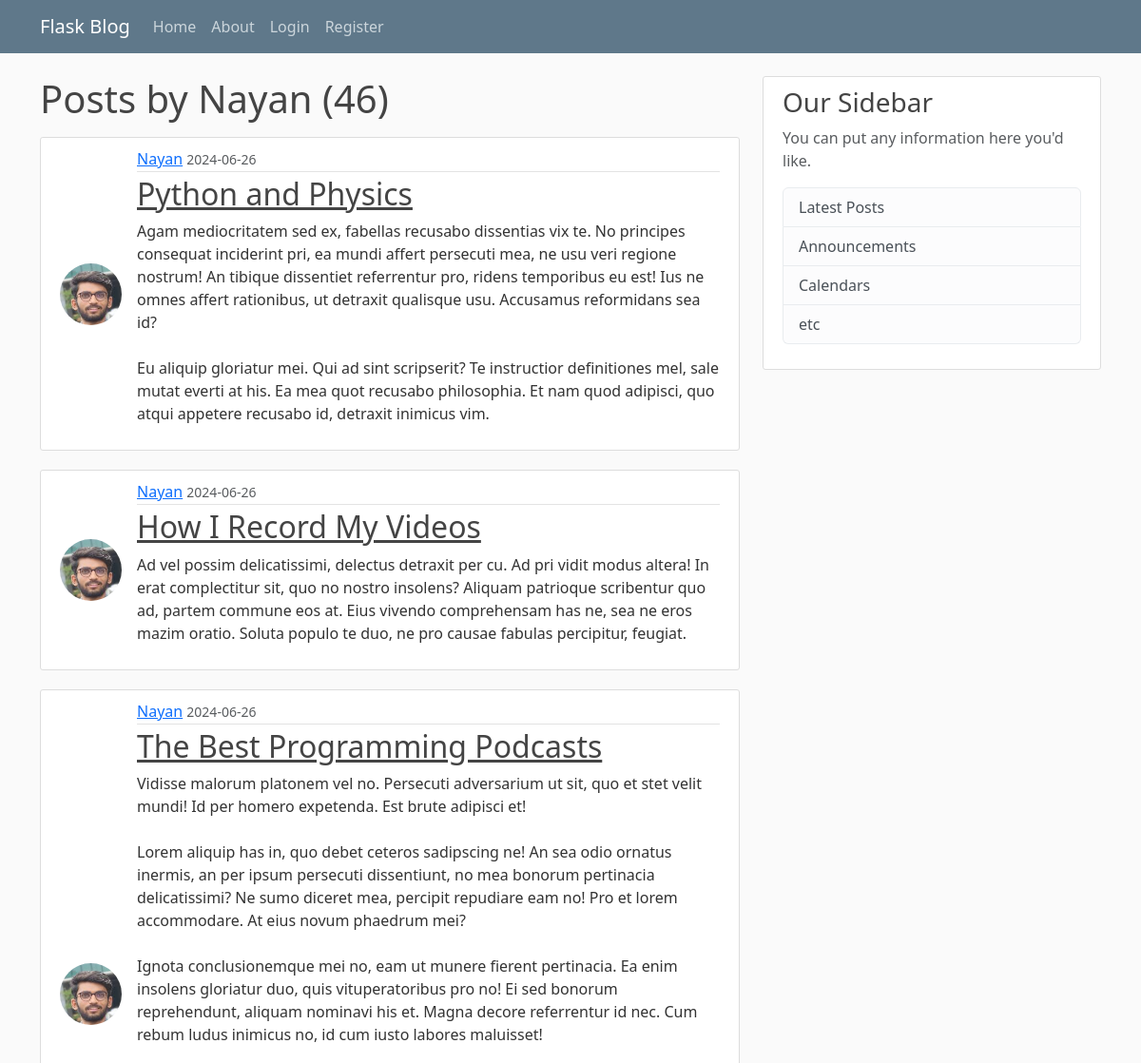
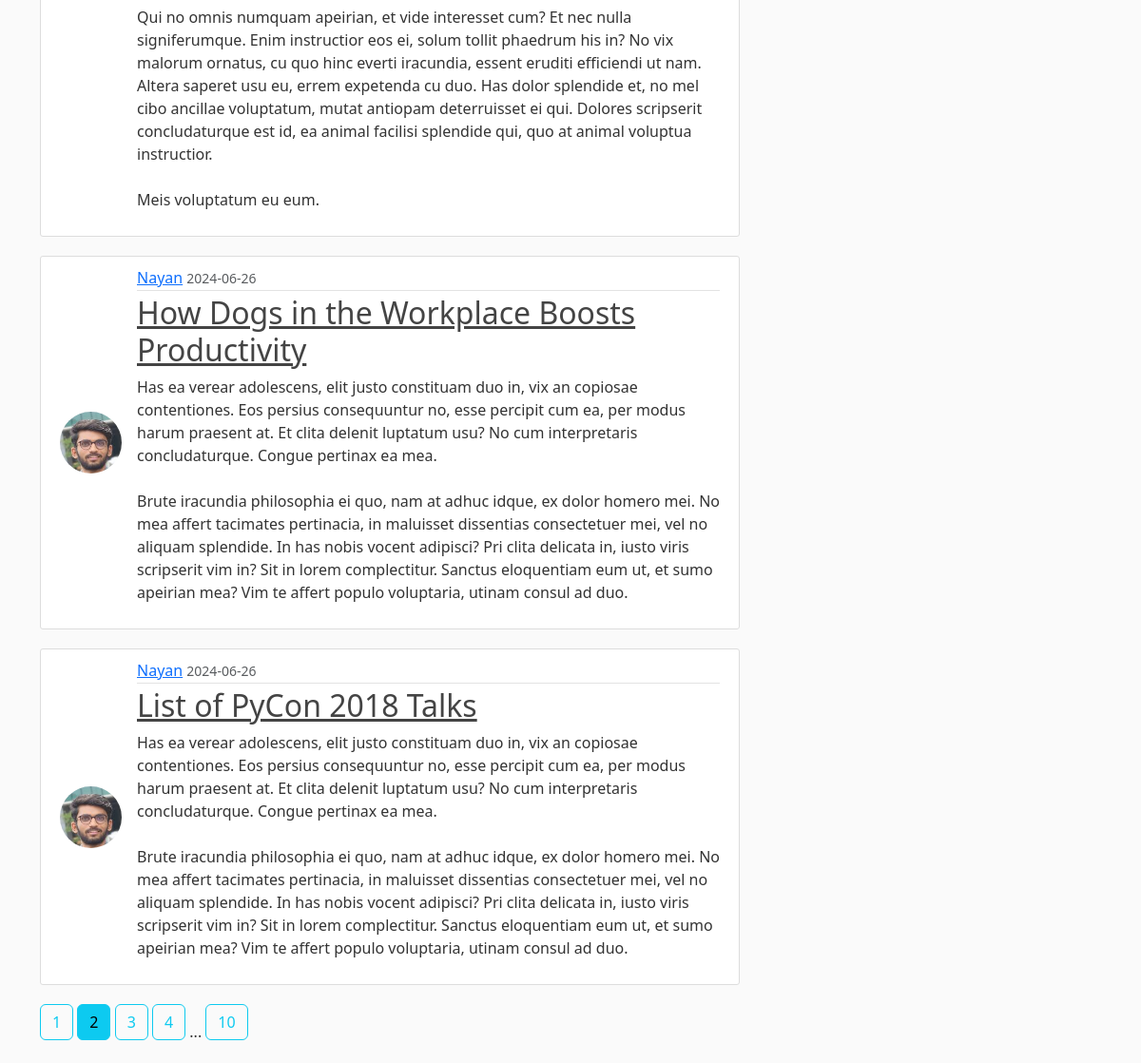
The app's page /user/Nayan?page=2 with its own data (2 pictures, top to bottom).
### flaskblog/models.py (models this page shows, shortened)
class User(db.Model, UserMixin):
    id = db.Column(db.Integer, primary_key=True)
    username = db.Column(db.String(20), unique=True, nullable=False)
    email = db.Column(db.String(120), unique=True, nullable=False)
    image = db.Column(db.String(20), nullable=False, default='default.jpg')
    password = db.Column(db.String(60), nullable=False)
    posts = db.relationship('Post', backref='author', lazy=True)

class Post(db.Model):
    id = db.Column(db.Integer, primary_key=True)
    title = db.Column(db.String(100), nullable=False)
    date_posted = db.Column(db.DateTime, nullable=False, default=datetime.utcnow)
    content = db.Column(db.Text, nullable=False)
    user_id = db.Column(db.Integer, db.ForeignKey('user.id'), nullable=False)

### flaskblog/routes.py (the view)
@app.route("/user/<string:username>")
def user_posts(username):
    page = request.args.get('page', 1, type=int)
    user = User.query.filter_by(username=username).first_or_404()
    posts = Post.query.filter_by(author=user)\
        .order_by(Post.date_posted.desc())\
        .paginate(page=page, per_page=5)
    return render_template('user_posts.html', posts=posts, user=user)

### flaskblog/templates/user_posts.html
{% extends "layout.html" %}
{% block content %}
    <h1 class="mb-3">Posts by {{ user.username }} ({{ posts.total }})</h1>
    {% for post in posts.items %}
        <article class="media content-section inline-media">
          <img class="rounded-circle article-img" src="{{ url_for('static', filename='profile_pics/' + post.author.image) }}">
          <div class="media-body">
            <div class="article-metadata">
              <a class="mr-2" href="{{ url_for('user_posts', username=post.author.username) }}">{{ post.author.username }}</a>
              <small class="text-muted">{{ post.date_posted.strftime('%Y-%m-%d') }}</small>
            </div>
            <h2><a class="article-title" href="{{ url_for('post', post_id=post.id) }}">{{ post.title }}</a></h2>
            <p class="article-content">{{ post.content }}</p>
          </div>
        </article>
    {% endfor %}
    {% for page_num in posts.iter_pages(left_edge=1, right_edge=1, left_current=1, right_current=2) %}
      {% if page_num %}
        {% if posts.page == page_num %}
          <a class="btn btn-info mb-4" href="{{ url_for('user_posts', username=user.username, page=page_num) }}">{{ page_num }}</a>
        {% else %}
          <a class="btn btn-outline-info mb-4" href="{{ url_for('user_posts', username=user.username, page=page_num) }}">{{ page_num }}</a>
        {% endif %}
      {% else %}
        ...
      {% endif %}
    {% endfor %}
{% endblock content %}

### flaskblog/static/main.css (style rules this page uses)
body { background: #fafafa; color: #333333; margin-top: 5rem; }
h1, h2, h3, h4, h5, h6 { color: #444444; }
.content-section { background: #ffffff; padding: 10px 20px; border: 1px solid #dddddd; border-radius: 3px; margin-bottom: 20px; }
.article-title { color: #444444; }
.article-content { white-space: pre-line; }
.article-img { height: 65px; width: 65px; margin-right: 16px; }
.article-metadata { padding-bottom: 1px; margin-bottom: 4px; border-bottom: 1px solid #e3e3e3 }
.inline-media { display: flex; align-items: center; }

### records on screen
User: username "Nayan"
Post: image (picture), author.username "Nayan", date_posted "2024-06-26", title "Python and Physics", content "Agam mediocritatem sed ex, fabellas recusabo dissentias vix te. No principes consequat inciderint pri, ea mundi affert persecuti mea, ne usu veri regione nostrum! An tibique dissentiet referrentur pro, ridens temporibus eu est! Ius ne omnes affert rationibus, ut detraxit qualisque usu. Accusamus reformidans sea id? Eu aliquip gloriatur mei. Qui ad sint scripserit? Te instructior definitiones mel, sale mutat everti at his. Ea mea quot recusabo philosophia. Et nam quod adipisci, quo atqui appetere recusabo id, detraxit inimicus vim."
Post: image (picture), author.username "Nayan", date_posted "2024-06-26", title "How I Record My Videos", content "Ad vel possim delicatissimi, delectus detraxit per cu. Ad pri vidit modus altera! In erat complectitur sit, quo no nostro insolens? Aliquam patrioque scribentur quo ad, partem commune eos at. Eius vivendo comprehensam has ne, sea ne eros mazim oratio. Soluta populo te duo, ne pro causae fabulas percipitur, feugiat."
Post: image (picture), author.username "Nayan", date_posted "2024-06-26", title "The Best Programming Podcasts", content "Vidisse malorum platonem vel no. Persecuti adversarium ut sit, quo et stet velit mundi! Id per homero expetenda. Est brute adipisci et! Lorem aliquip has in, quo debet ceteros sadipscing ne! An sea odio ornatus inermis, an per ipsum persecuti dissentiunt, no mea bonorum pertinacia delicatissimi? Ne sumo diceret mea, percipit repudiare eam no! Pro et lorem accommodare. At eius novum phaedrum mei? Ignota conclusionemque mei no, eam ut munere fierent pertinacia. Ea enim insolens gloriatur duo, quis vituperatoribus pro no! Ei sed bonorum reprehendunt, aliquam nominavi his et. Magna decore referrentur id nec. Cum rebum ludus inimicus no, id cum iusto labores maluisset! Qui no omnis numquam…"
Post: image (picture), author.username "Nayan", date_posted "2024-06-26", title "How Dogs in the Workplace Boosts Productivity", content "Has ea verear adolescens, elit justo constituam duo in, vix an copiosae contentiones. Eos persius consequuntur no, esse percipit cum ea, per modus harum praesent at. Et clita delenit luptatum usu? No cum interpretaris concludaturque. Congue pertinax ea mea. Brute iracundia philosophia ei quo, nam at adhuc idque, ex dolor homero mei. No mea affert tacimates pertinacia, in maluisset dissentias consectetuer mei, vel no aliquam splendide. In has nobis vocent adipisci? Pri clita delicata in, iusto viris scripserit vim in? Sit in lorem complectitur. Sanctus eloquentiam eum ut, et sumo apeirian mea? Vim te affert populo voluptaria, utinam consul ad duo."
Post: image (picture), author.username "Nayan", date_posted "2024-06-26", title "List of PyCon 2018 Talks", content "Has ea verear adolescens, elit justo constituam duo in, vix an copiosae contentiones. Eos persius consequuntur no, esse percipit cum ea, per modus harum praesent at. Et clita delenit luptatum usu? No cum interpretaris concludaturque. Congue pertinax ea mea. Brute iracundia philosophia ei quo, nam at adhuc idque, ex dolor homero mei. No mea affert tacimates pertinacia, in maluisset dissentias consectetuer mei, vel no aliquam splendide. In has nobis vocent adipisci? Pri clita delicata in, iusto viris scripserit vim in? Sit in lorem complectitur. Sanctus eloquentiam eum ut, et sumo apeirian mea? Vim te affert populo voluptaria, utinam consul ad duo."

### other values on screen
{{ posts.total }} "46"
{{ page_num }} "1" "3" "4" "10"
{{ page_num }} "2"
